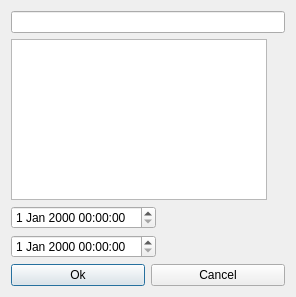
<?xml version="1.0" encoding="UTF-8"?>
<ui version="4.0">
 <class>EventEditorDialogClass</class>
 <widget class="QDialog" name="EventEditorDialogClass">
  <property name="geometry">
   <rect>
    <x>0</x>
    <y>0</y>
    <width>296</width>
    <height>297</height>
   </rect>
  </property>
  <property name="Edit Event" stdset="0">
   <string>EventEditorDialog</string>
  </property>
  <layout class="QFormLayout" name="formLayout">
   <item row="0" column="0" colspan="2">
    <widget class="QLineEdit" name="title"/>
   </item>
   <item row="1" column="0">
    <widget class="QTextEdit" name="note"/>
   </item>
   <item row="3" column="0">
    <widget class="QDateTimeEdit" name="startDate"/>
   </item>
   <item row="4" column="0">
    <widget class="QDateTimeEdit" name="endDate"/>
   </item>
   <item row="5" column="0" colspan="2">
    <layout class="QHBoxLayout" name="horizontalLayout">
     <property name="leftMargin">
      <number>0</number>
     </property>
     <property name="topMargin">
      <number>0</number>
     </property>
     <item>
      <widget class="QPushButton" name="okButton">
       <property name="text">
        <string>Ok</string>
       </property>
      </widget>
     </item>
     <item>
      <widget class="QPushButton" name="cancelButton">
       <property name="text">
        <string>Cancel</string>
       </property>
      </widget>
     </item>
    </layout>
   </item>
  </layout>
 </widget>
 <layoutdefault spacing="6" margin="11"/>
 <resources/>
 <connections/>
</ui>
